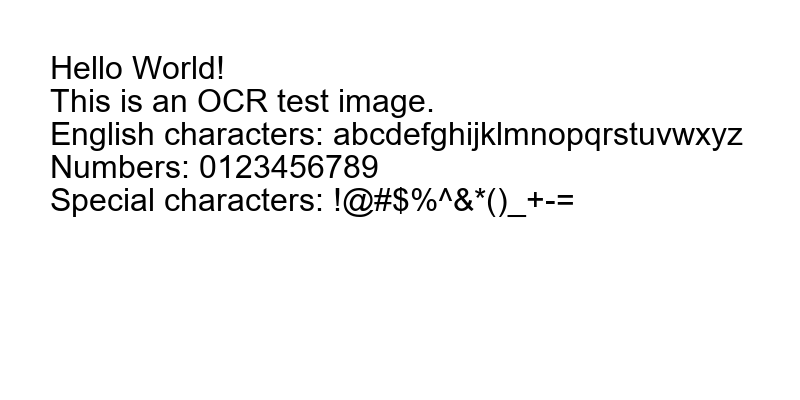
#> input picture test_goruntu.png, 800 x 400 px
$ python ocr_app.py test_goruntu.png
#> lines starting #> are read from the running program, lines starting #| are printed output that depends on the picture; after the words box and inside, x2 and y2 are one past the last pixel; in counts of white or black regions, pixels touching at a corner belong together
#!/usr/bin/env python
# -*- coding: utf-8 -*-

"""
Basit Optik Karakter Tanıma (OCR) Uygulaması
Bu uygulama, görüntülerden metin çıkarmak için Tesseract OCR kullanır.
"""

import os
import sys
import cv2
import numpy as np
import pytesseract
from PIL import Image

# Windows için Tesseract yolunu ayarlayın
pytesseract.pytesseract.tesseract_cmd = r'C:\Users\guvnr\AppData\Local\Programs\Tesseract-OCR\tesseract.exe'

class OCRUygulamasi:
    """OCR işlemlerini gerçekleştiren sınıf."""

    def __init__(self, dil='eng'):
        """
        OCR Uygulaması sınıfını başlatır.

        Args:
            dil (str): OCR için kullanılacak dil. Varsayılan: 'eng' (İngilizce)
        """
        self.dil = dil

    def goruntu_oku(self, goruntu_yolu):
        """
        Belirtilen yoldaki görüntüyü okur.

        Args:
            goruntu_yolu (str): Görüntü dosyasının yolu

        Returns:
            numpy.ndarray: Okunan görüntü
        """
#> called with goruntu_yolu = 'test_goruntu.png'
        if not os.path.exists(goruntu_yolu):
            raise FileNotFoundError(f"Görüntü dosyası bulunamadı: {goruntu_yolu}")

        return cv2.imread(goruntu_yolu)
#> returned value is the input picture: shape (400, 800, 3); min 0, max 255, mean 243.7

    def on_isleme(self, goruntu):
        """
        OCR öncesi görüntüye ön işleme uygular.

        Args:
            goruntu (numpy.ndarray): İşlenecek görüntü

        Returns:
            numpy.ndarray: Ön işleme uygulanmış görüntü
        """
        # Gri tonlamaya dönüştür
        gri = cv2.cvtColor(goruntu, cv2.COLOR_BGR2GRAY)

        # Gürültüyü azaltmak için Gaussian bulanıklaştırma
        gri = cv2.GaussianBlur(gri, (5, 5), 0)
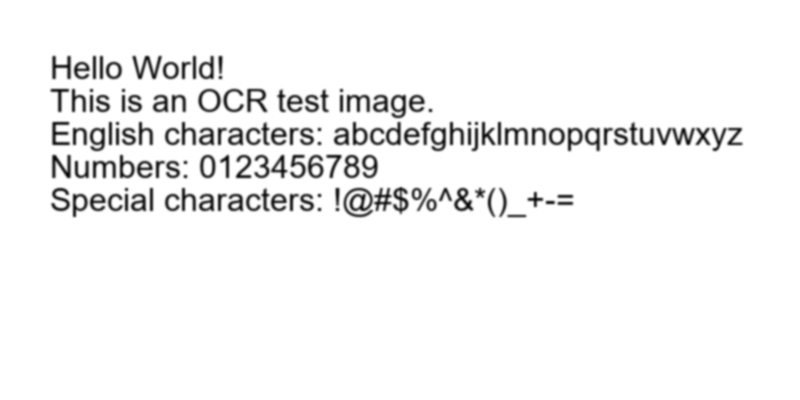
#> gri: shape (400, 800); min 8, max 255, mean 243.7

        # Eşikleme ile ikili görüntüye dönüştür
        _, ikili = cv2.threshold(gri, 0, 255, cv2.THRESH_BINARY + cv2.THRESH_OTSU)
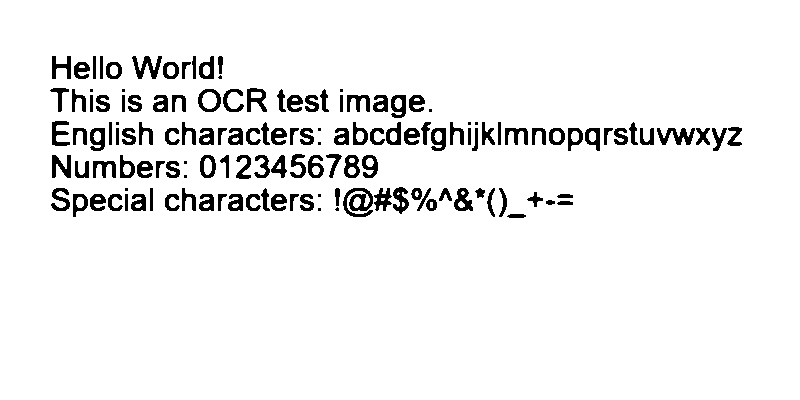
#> ikili: shape (400, 800); 94.1% white; 140 black regions (16 under 20 px), largest, box (x1, y1, x2, y2) and area: (343, 188, 373, 217) 471, (657, 128, 695, 145) 344, (132, 56, 162, 79) 326

        return ikili

    def metin_cikart(self, goruntu, on_isleme_uygula=True):
        """
        Görüntüden metin çıkarır.

        Args:
            goruntu (numpy.ndarray): Metin çıkarılacak görüntü
            on_isleme_uygula (bool): Ön işleme uygulanıp uygulanmayacağı

        Returns:
            str: Çıkarılan metin
        """
        if on_isleme_uygula:
            goruntu = self.on_isleme(goruntu)

        # Tesseract OCR ile metin çıkarma
        metin = pytesseract.image_to_string(goruntu, lang=self.dil)

        return metin

    def dosyadan_metin_cikart(self, goruntu_yolu, on_isleme_uygula=True):
        """
        Dosyadan görüntü okuyarak metin çıkarır.

        Args:
            goruntu_yolu (str): Görüntü dosyasının yolu
            on_isleme_uygula (bool): Ön işleme uygulanıp uygulanmayacağı

        Returns:
            str: Çıkarılan metin
        """
        goruntu = self.goruntu_oku(goruntu_yolu)
        return self.metin_cikart(goruntu, on_isleme_uygula)


def main():
    """Ana program fonksiyonu."""
    if len(sys.argv) < 2:
        print("Kullanım: python ocr_app.py <görüntü_dosyası>")
        sys.exit(1)

    goruntu_yolu = sys.argv[1]

    try:
        ocr = OCRUygulamasi()
        metin = ocr.dosyadan_metin_cikart(goruntu_yolu)

        print("\nÇıkarılan Metin:")
        print("-" * 50)
        print(metin)
        print("-" * 50)

    except Exception as e:
        print(f"Hata: {e}")
        sys.exit(1)


if __name__ == "__main__":
    main()
#> (the call stopped at in metin_cikart, `metin = pytesseract.image_to_string(goruntu, lang=self.dil)`: pytesseract is not available in this run)
